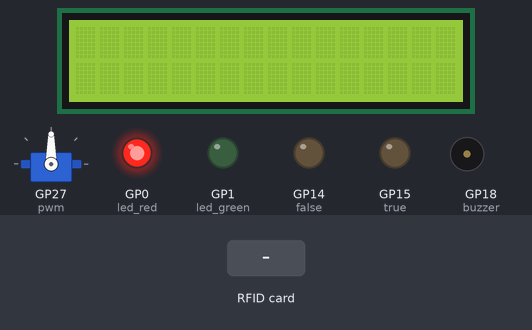
Simulated run of this program. Board: Raspberry Pi Pico running MicroPython. Parts: 16×2 character LCD, servo, output pins drawn as LEDs (lit = HIGH), buzzer (waves = sounding). The inputs (shaded band) are chosen by the test bench. The interpreter's speed is modelled, so counts of loop turns are approximate; servo angles are drawn from the pulse width (0.5 ms = 0°, 2.5 ms = 180°); library files of the repository ran but are not shown: pico_i2c_lcd.py, mfrc522.py; pins used as bus, display or sensor lines are not drawn; what the program prints to the serial console is not drawn.

Above: at 1.2 s.
1.3 s: RFID card E3 08 87 34 held to the reader
At 6.2 s:
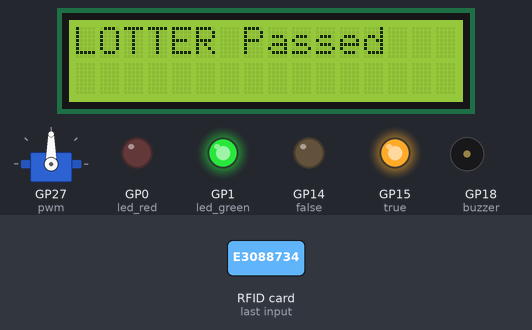
6.6 s: RFID card 4B FF F0 2D held to the reader
At 13.1 s:
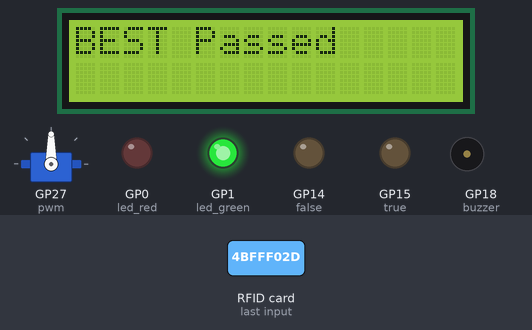
14.1 s: RFID card 5E 7A 19 C4 held to the reader
At 21.2 s:
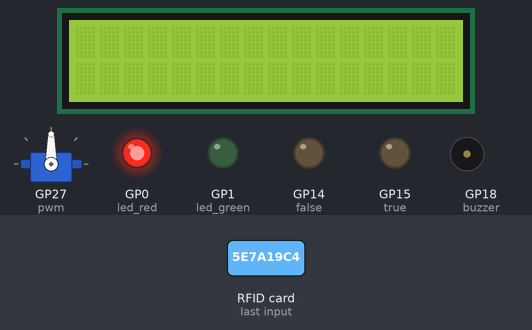
Timing chart, 0 to 22.7 s (numbered marks = the images above; inputs shaded):
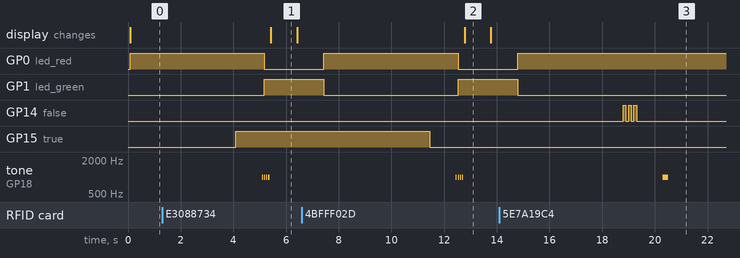

Measured:
- after the input at 1.3 s, GP0 (led_red): HIGH → LOW after 3.9 s; GP1 (led_green): LOW → HIGH after 3.9 s; GP15 (true): LOW → HIGH after 2.8 s; tone on GP18 (buzzer): alternates 1000 Hz for 0.04 s and silent for 0.04 s, 8 changes in all, then stays silent, starting after 3.8 s; the display: changes after 4.1 s (image 1)
- after the input at 6.6 s, GP15 (true): HIGH → LOW after 4.8 s; tone on GP18 (buzzer): alternates 1000 Hz for 0.04 s and silent for 0.04 s, 8 changes in all, then stays silent, starting after 5.8 s; the display: changes after 6.2 s (image 2)
- after the input at 14.1 s, GP14 (false): alternates HIGH for 0.10 s and LOW for 0.10 s, 6 changes in all, then stays LOW, starting after 4.7 s; tone on GP18 (buzzer): silent → 1000 Hz after 6.2 s, → silent 0.20 s later
- what the display in image 1 shows lasts 1.0 s, from 5.4 s to 6.4 s

The program:

Pre_Project_On_Site.py
```python
from machine import UART, Pin, PWM, I2C
from lcd_api import LcdApi
from pico_i2c_lcd import I2cLcd
import machine
import _thread
import time
import utime
from machine import I2C, Pin, SPI
from mfrc522 import MFRC522
from SG90 import Servo

I2C_ADDR     = 0x27
I2C_NUM_ROWS = 2
I2C_NUM_COLS = 16

i2c = I2C(0, sda=machine.Pin(12), scl=machine.Pin(13), freq=400000)
lcd = I2cLcd(i2c, I2C_ADDR, I2C_NUM_ROWS, I2C_NUM_COLS)

led_red = Pin(0,Pin.OUT)
led_green = Pin(1,Pin.OUT)
trigger = Pin(16, Pin.OUT)
echo = Pin(17, Pin.IN)
pwm = PWM(Pin(27))
true = Pin(15, Pin.OUT)
false = Pin(14, Pin.OUT)
sck = Pin(6, Pin.OUT)
mosi = Pin(7, Pin.OUT)
miso = Pin(4, Pin.OUT)
sda = Pin(5, Pin.OUT)
rst = Pin(22, Pin.OUT)
spi = SPI(0, baudrate=100000, polarity=0, phase=0, sck=sck, mosi=mosi, miso=miso)
card1 = "0xe3088734"
card2 = "0x4bfff02d"
buzzer =PWM(Pin(18))

MIN = 650000
MID = 1500000
MAX = 3000000

pwm.freq(50)
pwm.duty_ns(MID)

def card_1():
    lcd.putstr('LOTTER Passed')
    utime.sleep(1)
    lcd.clear()
    print('LOTTER Passed')

def card_2():
    lcd.putstr('BEST Passed')
    utime.sleep(1)
    lcd.clear()
    print('BEST Passed')

def open_Scaning():
    for i in range(4):
        buzzer.duty_u16(900000)
        utime.sleep_ms(40)
        buzzer.duty_u16(0)
        utime.sleep_ms(40)
        led_red.low()
        led_green.high()

def close_warning():
    for i in range(2):
        buzzer.duty_u16(900000)
        utime.sleep_ms(100)
        buzzer.duty_u16(0)

def open_door():
    pwm.duty_ns(MAX)
    utime.sleep(1)

def close_door():
    pwm.duty_ns(MID)
    utime.sleep(4)

def card_scan():
    rdr = MFRC522(spi, sda, rst)
    (stat, tag_type) = rdr.request(rdr.REQIDL)
    if stat == rdr.OK:
        (stat, raw_uid) = rdr.anticoll()
        if stat == rdr.OK:
            uid = ("0x%02x%02x%02x%02x" % (raw_uid[0], raw_uid[1], raw_uid[2], raw_uid[3]))
            print(uid)
            if uid == card1:
                true.toggle()
                time.sleep(1)
                open_Scaning()
                card_1()
                open_door()
            elif uid == card2:
                true.toggle()
                time.sleep(1)
                open_Scaning()
                card_2()
                open_door()
            else:
                false.value(1)
                time.sleep(0.1)
                false.value(0)
                time.sleep(0.1)
                false.value(1)
                time.sleep(0.1)
                false.value(0)
                time.sleep(0.1)
                false.value(1)
                time.sleep(0.1)
                false.value(0)
                time.sleep(1)
                close_warning()

while True:
    card_scan()
    led_red.high()
    led_green.low()
    close_door()
```

SG90.py
```python
from time import sleep
from machine import Pin, PWM


class Servo:

    def __init__(self, pin=50):
        self.pin = pin
        self.min = 1000
        self.mid = 2701
        self.max = 4501
        self.auto_posi = 1000

        self.pwm = PWM(Pin(pin))
        self.pwm.freq(30)
        print(f"PIN :{pin}")

    def test(self):
        for position in range(self.min, self.max, 25):
            self.pwm.duty_u16(position)
        sleep(2)
        for position in range(self.max, self.min, -25):
            self.pwm.duty_u16(position)
        sleep(2)

    def setServo0(self):
        if(self.auto_posi == self.max):
            for position in range(self.max, self.min, -25):
                self.pwm.duty_u16(position)
                self.auto_posi = self.min
        elif(self.auto_posi == self.mid):
            for position in range(self.mid, self.min, -25):
                self.pwm.duty_u16(position)
                self.auto_posi = self.min

    def setServo90(self):
        if(self.auto_posi == self.min):
            for position in range(self.min, self.mid, 25):
                self.pwm.duty_u16(position)
                self.auto_posi = self.mid
        elif(self.auto_posi == self.max):
            for position in range(self.max, self.mid, -25):
                self.pwm.duty_u16(position)
                self.auto_posi = self.mid

    def setServo180(self):
        if(self.auto_posi == self.min):
            for position in range(self.min, self.max, 25):
                self.pwm.duty_u16(position)
                self.auto_posi = self.max
        elif(self.auto_posi == self.mid):
            for position in range(self.mid, self.max, 25):
                self.pwm.duty_u16(position)
                self.auto_posi = self.min
```
